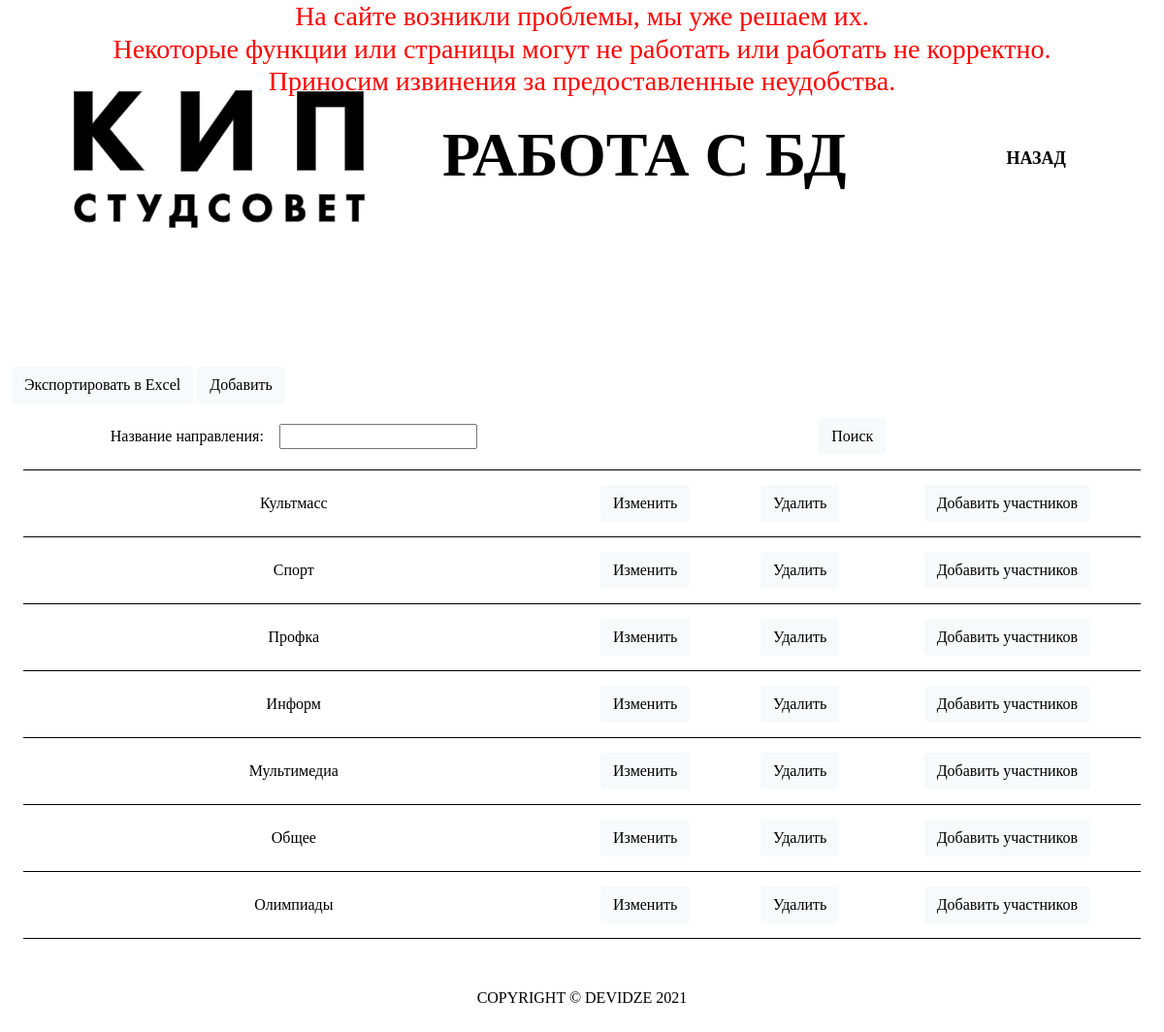
Screenshot of /admin_tabledb/Tag/ (signed in) with the database file from the repository.
### accounts/models.py (models this page shows, shortened)
class Tag(models.Model):
    name        = models.CharField(max_length=200, null=True)

### accounts/decorators.py (the view)
    def wrapper_func(request, *args, **kwargs):
        group = None
        if request.user.groups.exists():
            group = request.user.groups.all()[0].name
        if group == 'student':
            return redirect('user-page')
        if group == 'admin':
            return view_func(request, *args, **kwargs)

### accounts/templates/accounts/auth/admin/admin_tabledb.html (shortened to what this page needs)
{% extends 'accounts/auth/main_user.html' %}
{% load static %}
{% block content %}
<div class="container-fluid header-user">
    <section class="header row">
        <nav class="navbar navbar-expand-xl navbar-light">
            <div class="container-fluid header-navs">
                <a class="navbar-brand" href="{% url 'main' %}"><img class="header-logo" style="width: 300px;"
                        src="{% static '/images/logo.svg' %}" alt="logo"></a>
                <h1>
                    <div class="promo-header" style="margin-left: 10vh;">Работа с БД</div>
                </h1>
                <ul class="navbar-nav me-auto mb-2 mb-lg-0 nav-items">
                    <li class="nav-item">
                        <a class="nav-link" href="{% url 'main_user' %}">Назад</a>
                    </li>
                </ul>
            </div>
        </nav>
    </section>
</div>
<button class="btn btn-light" onclick="exportTableToExcel('tblData', '{{pk_test}}')">Экспортировать в Excel</button>
<button class="btn btn-light"><a href="{% url 'admin_createdb' pk_test %}">Добавить</a></button>
<div class="container-fluid" style="overflow-x:auto;">
    <table id="tblData" style="margin-bottom: 50px;">
        {% if pk_test == 'Student'%}
        <form method="get">
            <tr>
                <th>Группа:&nbsp&nbsp&nbsp&nbsp{{myFilter.form.group}}</th>
                <th>ФИО:&nbsp&nbsp&nbsp&nbsp{{myFilter.form.fio}}</th>
                <th>Телефон:&nbsp&nbsp&nbsp&nbsp{{myFilter.form.phone}}</th>
                <th>Дата рождения</th>
                <th>Фото</th>
                <th>ВК</th>
                <th>Инстаграмм</th>
                <th colspan="3"><button class="btn btn-light" type="submit">Поиск</button></th>
            </tr>
        </form>
        {% for field in form %}
        <tr>
            <td>{{field.group}}</td>
            <td>{{field.fio}}</td>
            <td>{{field.phone}}</td>
            <td>{{field.birthday}}</td>
            <td><img width="150px" height="350px" class="profile-pic img-fluid" src="{{field.profile_pic.url}}"
                    onclick='openImageWindow(this.src);'></td>
            <td></button><a href="{{field.vk_url}}">Ссылка</a></td>
            <td></button><a href="{{field1.instagram_url}}">Ссылка</a></td>
            <td><button class="btn btn-light" type="submit">
                {% if field.fio == account.fio %}
                    <a href="{% url 'main_user' %}">
                {% else %}
                    <a href="{% url 'admin_lookuser' field.fio %}">
                {% endif %}
                Открыть</a></button></td>
            <td><button class="btn btn-light" type="submit"><a href="{% url 'admin_editdb' pk_test field.id %}">Изменить</a></button></td>
            <td><button class="btn btn-light" type="submit"><a href="{% url 'admin_deletedb' pk_test field.id %}">Удалить</a></button></td>
        </tr>
        {% endfor %}
        {% elif pk_test == 'Tag' %}
        <form method="get">
            <tr>
                <th>Название направления:&nbsp&nbsp&nbsp&nbsp{{myFilter.form.name}}</th>
                <th colspan="3"><button class="btn btn-light" type="submit">Поиск</button></th>
            </tr>
        </form>
        {% for field in form %}
        <tr>
            <td>{{field.name}}</td>
            <td><button class="btn btn-light" type="submit"><a href="{% url 'admin_editdb' pk_test field.id %}">Изменить</a></button></td>
            <td><button class="btn btn-light" type="submit"><a href="{% url 'admin_deletedb' pk_test field.id %}">Удалить</a></button></td>
            <td><button class="btn btn-light" type="submit"><a href="{% url 'admin_massivecreatedb' 'ListDirection' field.id %}">Добавить участников</a></button></td>
        </tr>
        {% endfor %}
        {% endif %}
    </table>
</div>
{% endblock content %}

### static/css/styles.css (style rules this page uses)
body { min-width: 400px; }
li { text-align: right; }
table { width: 100%; }
th, td { padding: 15px; text-align: center; border-bottom: 1px black solid; }
@media all { .header { margin-bottom: 130px; } }
@media all { .header-logo { margin-left: 3.5vh; } }
@media all { .navbar-brand { margin: 0 0px; } }
@media all { .nav-item { margin-right: 75px; } }
@media (max-width: 3840px) { .nav-item { margin-right: 75px; } }
@media (max-width: 1440px) { .nav-item { margin-right: 45px; } }

### rows the page displays
Tag: name "Культмасс"
Tag: name "Спорт"
Tag: name "Профка"
Tag: name "Информ"
Tag: name "Мультимедиа"
Tag: name "Общее"
Tag: name "Олимпиады"
